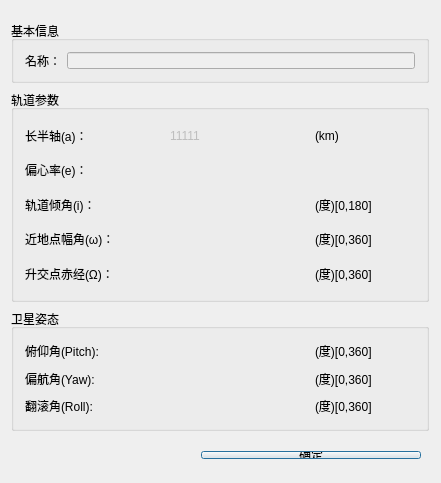
<?xml version="1.0" encoding="UTF-8"?>
<ui version="4.0">
 <class>DetailedInformationDialog</class>
 <widget class="QDialog" name="DetailedInformationDialog">
  <property name="geometry">
   <rect>
    <x>0</x>
    <y>0</y>
    <width>441</width>
    <height>483</height>
   </rect>
  </property>
  <property name="windowTitle">
   <string>卫星详细信息</string>
  </property>
  <property name="whatsThis">
   <string/>
  </property>
  <widget class="QGroupBox" name="groupBox">
   <property name="geometry">
    <rect>
     <x>11</x>
     <y>90</y>
     <width>418</width>
     <height>212</height>
    </rect>
   </property>
   <property name="sizePolicy">
    <sizepolicy hsizetype="Preferred" vsizetype="Expanding">
     <horstretch>0</horstretch>
     <verstretch>0</verstretch>
    </sizepolicy>
   </property>
   <property name="title">
    <string>轨道参数</string>
   </property>
   <layout class="QVBoxLayout" name="verticalLayout_5">
    <item>
     <layout class="QHBoxLayout" name="horizontalLayout_12">
      <item>
       <widget class="QLabel" name="label_20">
        <property name="text">
         <string>长半轴(a)：</string>
        </property>
       </widget>
      </item>
      <item>
       <widget class="QLabel" name="labelSemimajorAxis">
        <property name="enabled">
         <bool>false</bool>
        </property>
        <property name="text">
         <string>11111</string>
        </property>
       </widget>
      </item>
      <item>
       <widget class="QLabel" name="label_21">
        <property name="sizePolicy">
         <sizepolicy hsizetype="Fixed" vsizetype="Preferred">
          <horstretch>0</horstretch>
          <verstretch>0</verstretch>
         </sizepolicy>
        </property>
        <property name="maximumSize">
         <size>
          <width>100</width>
          <height>16777215</height>
         </size>
        </property>
        <property name="text">
         <string>(km)</string>
        </property>
       </widget>
      </item>
     </layout>
    </item>
    <item>
     <layout class="QHBoxLayout" name="horizontalLayout_14">
      <item>
       <widget class="QLabel" name="label_22">
        <property name="text">
         <string>偏心率(e)：</string>
        </property>
       </widget>
      </item>
      <item>
       <widget class="QLabel" name="labelEccentricity">
        <property name="enabled">
         <bool>false</bool>
        </property>
        <property name="text">
         <string/>
        </property>
       </widget>
      </item>
      <item>
       <widget class="QLabel" name="label_23">
        <property name="sizePolicy">
         <sizepolicy hsizetype="Fixed" vsizetype="Preferred">
          <horstretch>0</horstretch>
          <verstretch>0</verstretch>
         </sizepolicy>
        </property>
        <property name="maximumSize">
         <size>
          <width>100</width>
          <height>16777215</height>
         </size>
        </property>
        <property name="text">
         <string/>
        </property>
       </widget>
      </item>
     </layout>
    </item>
    <item>
     <layout class="QHBoxLayout" name="horizontalLayout_15">
      <item>
       <widget class="QLabel" name="label_24">
        <property name="text">
         <string>轨道倾角(i)：</string>
        </property>
       </widget>
      </item>
      <item>
       <widget class="QLabel" name="labelInclination">
        <property name="text">
         <string/>
        </property>
       </widget>
      </item>
      <item>
       <widget class="QLabel" name="label_25">
        <property name="sizePolicy">
         <sizepolicy hsizetype="Fixed" vsizetype="Preferred">
          <horstretch>0</horstretch>
          <verstretch>0</verstretch>
         </sizepolicy>
        </property>
        <property name="maximumSize">
         <size>
          <width>100</width>
          <height>16777215</height>
         </size>
        </property>
        <property name="text">
         <string>(度)[0,180]</string>
        </property>
       </widget>
      </item>
     </layout>
    </item>
    <item>
     <layout class="QHBoxLayout" name="horizontalLayout_16">
      <item>
       <widget class="QLabel" name="label_26">
        <property name="text">
         <string>近地点幅角(ω)：</string>
        </property>
       </widget>
      </item>
      <item>
       <widget class="QLabel" name="labelArgumentOfPerigee">
        <property name="enabled">
         <bool>false</bool>
        </property>
        <property name="text">
         <string/>
        </property>
       </widget>
      </item>
      <item>
       <widget class="QLabel" name="label_27">
        <property name="sizePolicy">
         <sizepolicy hsizetype="Fixed" vsizetype="Preferred">
          <horstretch>0</horstretch>
          <verstretch>0</verstretch>
         </sizepolicy>
        </property>
        <property name="maximumSize">
         <size>
          <width>100</width>
          <height>16777215</height>
         </size>
        </property>
        <property name="text">
         <string>(度)[0,360]</string>
        </property>
       </widget>
      </item>
     </layout>
    </item>
    <item>
     <layout class="QHBoxLayout" name="horizontalLayout_17">
      <item>
       <widget class="QLabel" name="label_28">
        <property name="text">
         <string>升交点赤经(Ω)：</string>
        </property>
       </widget>
      </item>
      <item>
       <widget class="QLabel" name="labelLongitudeOfTheAscendingNode">
        <property name="enabled">
         <bool>false</bool>
        </property>
        <property name="text">
         <string/>
        </property>
       </widget>
      </item>
      <item>
       <widget class="QLabel" name="label_29">
        <property name="sizePolicy">
         <sizepolicy hsizetype="Fixed" vsizetype="Preferred">
          <horstretch>0</horstretch>
          <verstretch>0</verstretch>
         </sizepolicy>
        </property>
        <property name="maximumSize">
         <size>
          <width>100</width>
          <height>16777215</height>
         </size>
        </property>
        <property name="text">
         <string>(度)[0,360]</string>
        </property>
       </widget>
      </item>
     </layout>
    </item>
   </layout>
  </widget>
  <widget class="QGroupBox" name="groupBox_2">
   <property name="geometry">
    <rect>
     <x>11</x>
     <y>309</y>
     <width>418</width>
     <height>122</height>
    </rect>
   </property>
   <property name="title">
    <string>卫星姿态</string>
   </property>
   <layout class="QVBoxLayout" name="verticalLayout_6">
    <item>
     <layout class="QHBoxLayout" name="horizontalLayout_20">
      <item>
       <widget class="QLabel" name="label_32">
        <property name="text">
         <string>俯仰角(Pitch):</string>
        </property>
       </widget>
      </item>
      <item>
       <widget class="QLabel" name="labelPitch">
        <property name="enabled">
         <bool>false</bool>
        </property>
        <property name="text">
         <string/>
        </property>
       </widget>
      </item>
      <item>
       <widget class="QLabel" name="label_33">
        <property name="sizePolicy">
         <sizepolicy hsizetype="Fixed" vsizetype="Preferred">
          <horstretch>0</horstretch>
          <verstretch>0</verstretch>
         </sizepolicy>
        </property>
        <property name="maximumSize">
         <size>
          <width>100</width>
          <height>16777215</height>
         </size>
        </property>
        <property name="text">
         <string>(度)[0,360]</string>
        </property>
       </widget>
      </item>
     </layout>
    </item>
    <item>
     <layout class="QHBoxLayout" name="horizontalLayout_21">
      <item>
       <widget class="QLabel" name="label_34">
        <property name="text">
         <string>偏航角(Yaw):</string>
        </property>
       </widget>
      </item>
      <item>
       <widget class="QLabel" name="labelYaw">
        <property name="enabled">
         <bool>false</bool>
        </property>
        <property name="text">
         <string/>
        </property>
       </widget>
      </item>
      <item>
       <widget class="QLabel" name="label_35">
        <property name="sizePolicy">
         <sizepolicy hsizetype="Fixed" vsizetype="Preferred">
          <horstretch>0</horstretch>
          <verstretch>0</verstretch>
         </sizepolicy>
        </property>
        <property name="maximumSize">
         <size>
          <width>100</width>
          <height>16777215</height>
         </size>
        </property>
        <property name="text">
         <string>(度)[0,360]</string>
        </property>
       </widget>
      </item>
     </layout>
    </item>
    <item>
     <layout class="QHBoxLayout" name="horizontalLayout_22">
      <item>
       <widget class="QLabel" name="label_36">
        <property name="text">
         <string>翻滚角(Roll):</string>
        </property>
       </widget>
      </item>
      <item>
       <widget class="QLabel" name="labelRoll">
        <property name="enabled">
         <bool>false</bool>
        </property>
        <property name="text">
         <string/>
        </property>
       </widget>
      </item>
      <item>
       <widget class="QLabel" name="label_37">
        <property name="sizePolicy">
         <sizepolicy hsizetype="Fixed" vsizetype="Preferred">
          <horstretch>0</horstretch>
          <verstretch>0</verstretch>
         </sizepolicy>
        </property>
        <property name="maximumSize">
         <size>
          <width>100</width>
          <height>16777215</height>
         </size>
        </property>
        <property name="text">
         <string>(度)[0,360]</string>
        </property>
       </widget>
      </item>
     </layout>
    </item>
   </layout>
  </widget>
  <widget class="QGroupBox" name="groupBox_3">
   <property name="geometry">
    <rect>
     <x>11</x>
     <y>21</y>
     <width>418</width>
     <height>62</height>
    </rect>
   </property>
   <property name="title">
    <string>基本信息</string>
   </property>
   <layout class="QVBoxLayout" name="verticalLayout_7">
    <item>
     <layout class="QHBoxLayout" name="horizontalLayout_23">
      <item>
       <widget class="QLabel" name="label_38">
        <property name="text">
         <string>名称：</string>
        </property>
       </widget>
      </item>
      <item>
       <widget class="QLineEdit" name="lineEditName_2">
        <property name="enabled">
         <bool>false</bool>
        </property>
        <property name="text">
         <string/>
        </property>
       </widget>
      </item>
     </layout>
    </item>
   </layout>
  </widget>
  <widget class="QWidget" name="layoutWidget">
   <property name="geometry">
    <rect>
     <x>0</x>
     <y>10</y>
     <width>242</width>
     <height>30</height>
    </rect>
   </property>
   <layout class="QHBoxLayout" name="horizontalLayout_24"/>
  </widget>
  <widget class="QWidget" name="layoutWidget_2">
   <property name="geometry">
    <rect>
     <x>190</x>
     <y>440</y>
     <width>242</width>
     <height>30</height>
    </rect>
   </property>
   <layout class="QHBoxLayout" name="horizontalLayout_25">
    <item>
     <widget class="QPushButton" name="pushButtonOK">
      <property name="text">
       <string>确定</string>
      </property>
     </widget>
    </item>
   </layout>
  </widget>
 </widget>
 <layoutdefault spacing="6" margin="11"/>
 <resources/>
 <connections>
  <connection>
   <sender>pushButtonOK</sender>
   <signal>clicked()</signal>
   <receiver>DetailedInformationDialog</receiver>
   <slot>close()</slot>
   <hints>
    <hint type="sourcelabel">
     <x>310</x>
     <y>454</y>
    </hint>
    <hint type="destinationlabel">
     <x>220</x>
     <y>241</y>
    </hint>
   </hints>
  </connection>
 </connections>
</ui>
